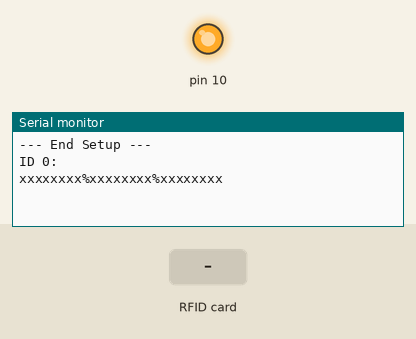
This sketch was run on a simulated Arduino Uno, built with avr-gcc and run on an emulated ATmega328P. Parts: output pins drawn as LEDs (lit = HIGH), the last lines printed to the serial monitor. The inputs (shaded band) are chosen by the test bench.

Above: at 1.7 s.
1.8 s: RFID card 5E 7A 19 C4 held to the reader
At 3.5 s:
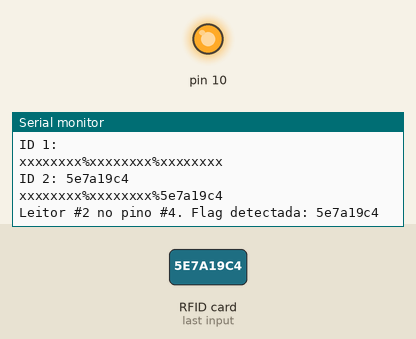
At 4.7 s:
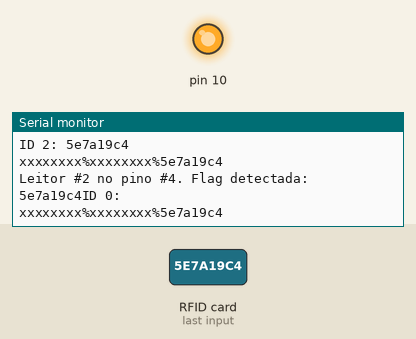
Timing chart, 0 to 6.2 s (numbered marks = the images above; inputs shaded):
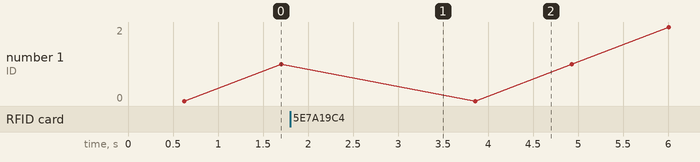

Measured:
- after the input at 1.8 s, the serial monitor: prints a new line after 0.96 s (image 1)

The sketch:

rfid1.ino
```cpp
//Programa : Leitor RFID

//DEFINES
#define DEBUG

// Bibliotecas
#include <SPI.h>
#include <MFRC522.h>

//GLOBALS
//Numero de leitura de RFIDs
const byte numReaders = 3;
//Pino slave de cada RFID
const byte ssPins[] = {2,3,4};
//Compartilham o mesmo Pino Reset
const byte resetPin = 8;
//Inicializa um array de MFRC522 instancias que representam cada leitor
MFRC522 mfrc522[numReaders];
//Sequência de tags para resolver o puzzle
const String correctIDs[] = {""};
//As tags IDs detectada atualmente
String currentIDs[numReaders];
//Pacote com todas as IDs em um único String
String pacote;
String IDs[numReaders];

void setup()
{
  #ifdef DEBUG
  //Inicializa canal de comunicações serial com o PC
  Serial.begin(9600);
  Serial.println(F("Comunicação Serial inicializado"));
  #endif

  //Inicializa o SPI bus
  SPI.begin();

  //Inicializa as IDs
  for(uint8_t i=0; i<numReaders; i++){
    IDs[i] = "xxxxxxxx";
  }

  for(uint8_t i=0; i<numReaders; i++){

    //Inicializa os leitores
    mfrc522[i].PCD_Init(ssPins[i], resetPin);

    //Informação de debug para a tela serial
    Serial.print(F("Leitor #"));
    Serial.print(i);
    Serial.print(F(" inicializado no pino "));
    Serial.print(String(ssPins[i]));
    Serial.print(F(". Força da antena: "));
    Serial.print(mfrc522[i].PCD_GetAntennaGain());
    Serial.print(F(". Version : "));
    mfrc522[i].PCD_DumpVersionToSerial();

    //Delay antes da ativação do próximo leitor
    delay(100);

  }

  Serial.println(F("--- End Setup ---"));
}

String dump_byte_array(byte *buffer, byte bufferSize) {

  String conteudo = "";
  for (byte i = 0; i < bufferSize; i++) {
    conteudo.concat(String(buffer[i] < 0x10 ? "0" : ""));
    conteudo.concat(String(buffer[i], HEX));
  }

  return conteudo;
}

void loop()
{

  //Assumindo que as tags não mudaram desde a ultima leitura
  boolean changedValue = false;

  //loop através de cada leitor
  for(uint8_t i=0; i<numReaders;i++){

    //Inicialização do sensor
    mfrc522[i].PCD_Init();

    //String com a ID de cada sensor
    String readRFID = "";
    //Montagem do print no Serial
    String printID = "ID ";
    printID.concat(i);
    printID.concat(": ");

    //Se o sensor detectar uma tag e libera a leitura e imprime no Serial os IDs detectados
    if(mfrc522[i].PICC_IsNewCardPresent() && mfrc522[i].PICC_ReadCardSerial()){
      //Extrai o ID da tag
      readRFID = dump_byte_array(mfrc522[i].uid.uidByte, mfrc522[i].uid.size);
      printID.concat(readRFID);
      Serial.println(printID);
    }
    else{
      Serial.println(printID);
    }

    //Empacotamento de IDs
    IDs[i] = readRFID;
    pacote = "";
    for(uint8_t j=0; j<numReaders; j++){
      if(IDs[j] != ""){
        if(j == 0 || j == numReaders){
          pacote.concat(IDs[0]);
        }else{
          pacote.concat("%");
          pacote.concat(IDs[j]);
        }
      }else{
        if(j == 0 || j == numReaders){
          pacote.concat("xxxxxxxx");
        }else{
          pacote.concat("%");
          pacote.concat("xxxxxxxx");
        }
      }
    }
    Serial.println(pacote);

    //Se a leitura atual é o mesmo do último
    if(readRFID != currentIDs[i]){
      //set a flag para mostrar que o estado do puzzle mudou
      changedValue = true;
      //Atualiza os valores armazenados dos IDs
      currentIDs[i] = readRFID;

      //Halt PICC
      mfrc522[i].PICC_HaltA();
      //Parar encriptação do PCD
      mfrc522[i].PCD_StopCrypto1();
    }

    //Se a changedValue está setada, ao menos um sensor mudou
    if(changedValue){
      //Imprime para o serial o estado dos sensores
      Serial.print(F("Leitor #"));
      Serial.print(String(i));
      Serial.print(F(" no pino #"));
      Serial.print(String(ssPins[i]));
      Serial.print(F(". Flag detectada: "));
      Serial.print(currentIDs[i]);
    }
    delay(1000);
  }

}
```
